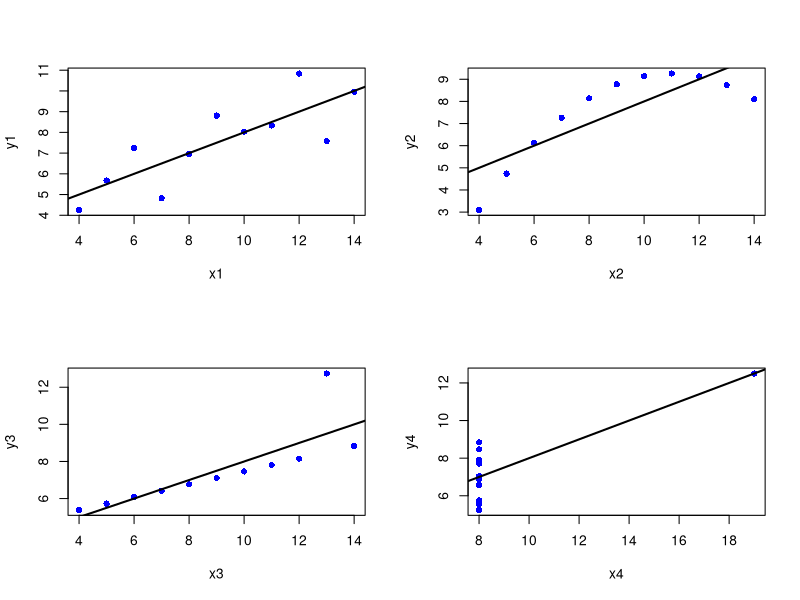
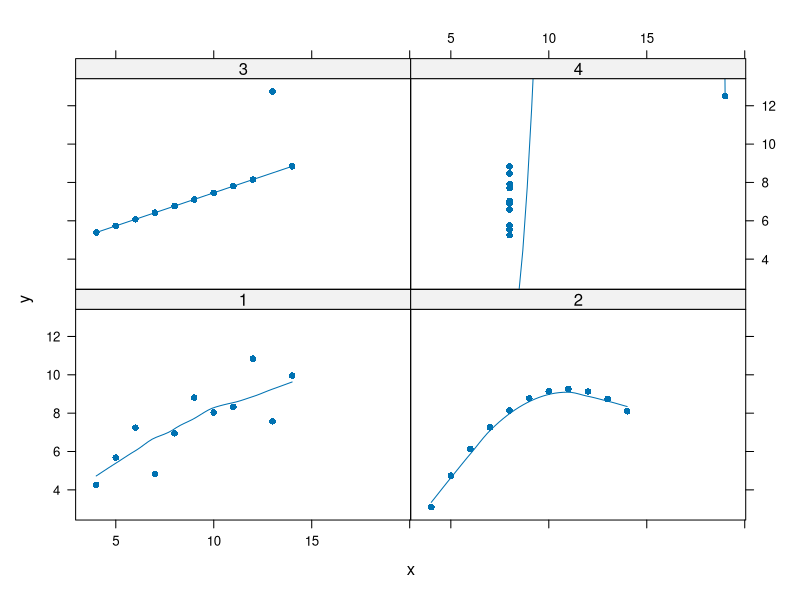
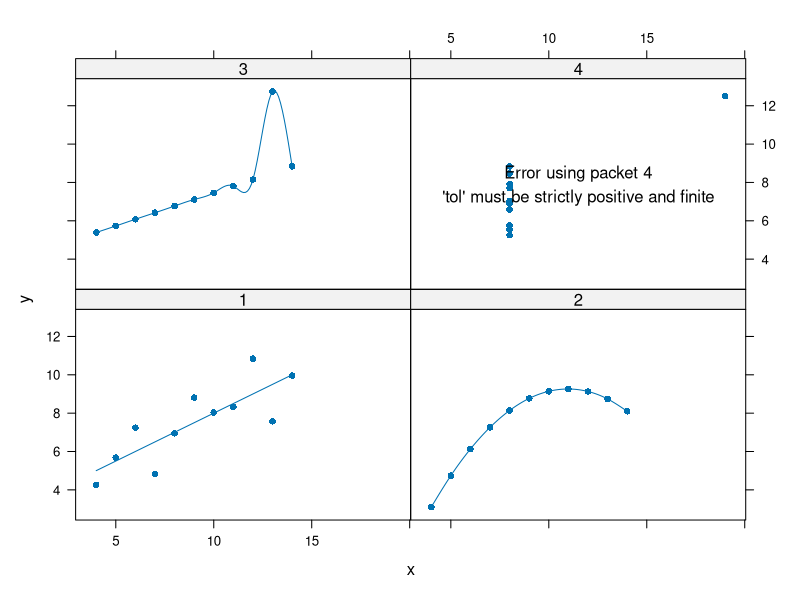
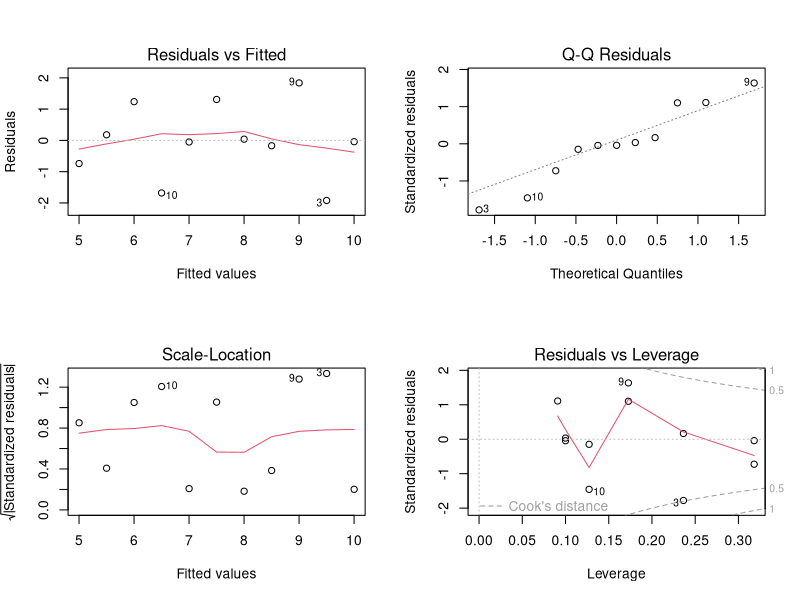
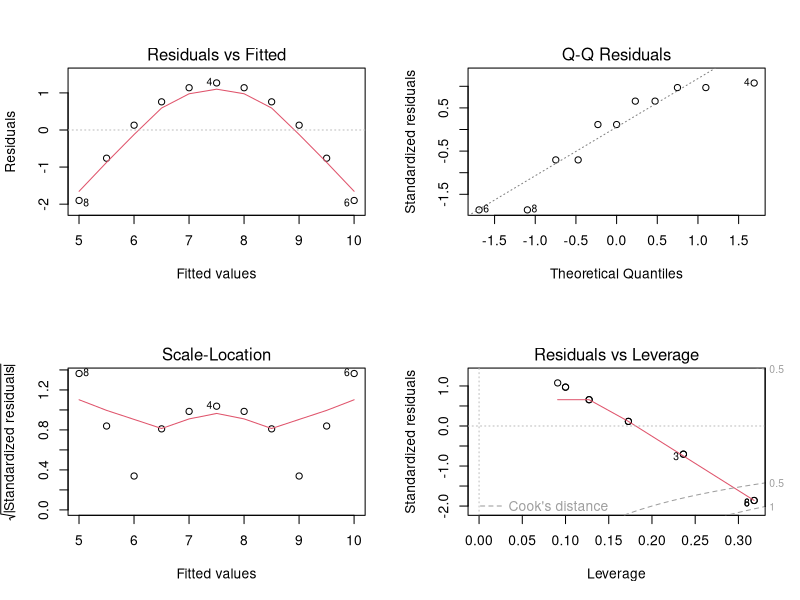
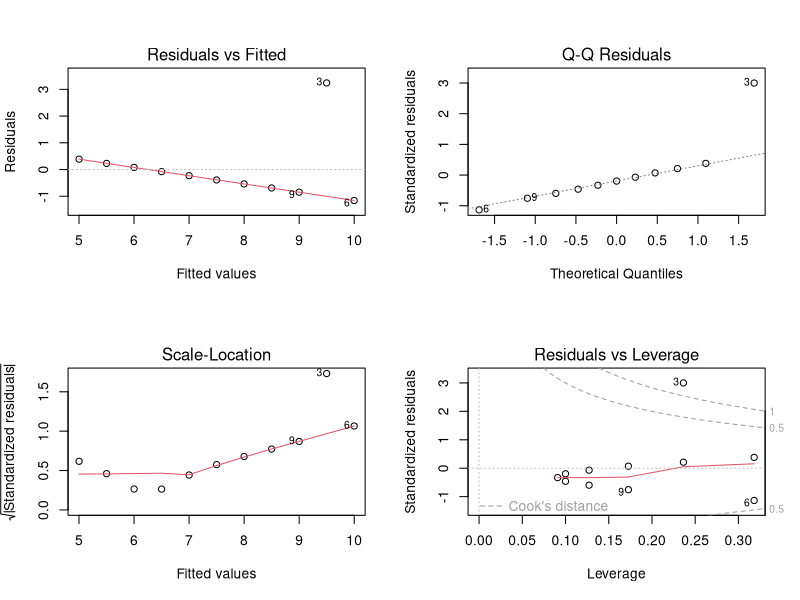
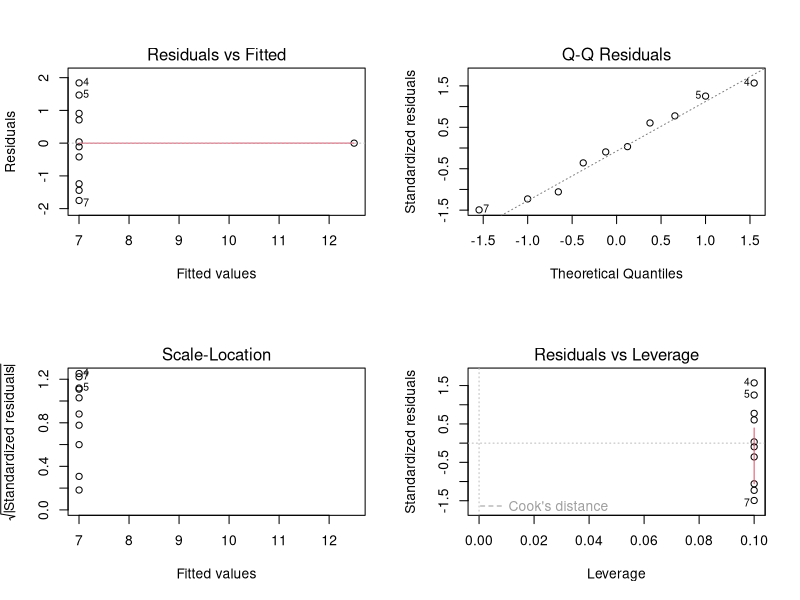
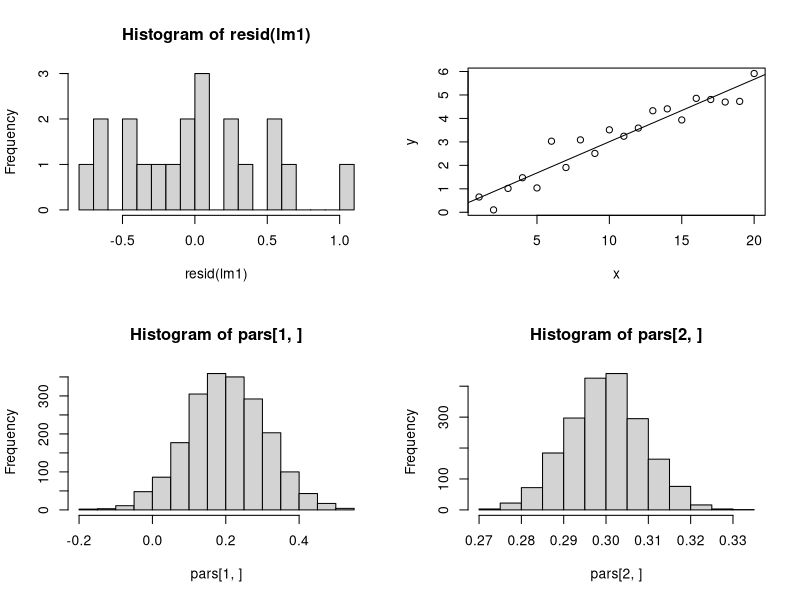

Source code (R) for these figures, in order:
# 01_exercises.R
#
# content: (1) Anscombe
#          (2) Exercise 1
#          (3) Exercise 2
#          (4) Exercise 3
#          (5) Exercise 4
#
# input: --
# output: anscombe.pdf
#
# last mod: Oct/14/2024, NW

library(lattice)

#--------------- (3) Anscombe -------------------------------------------------

data(anscombe)

lm1 <- lm(y1 ~ x1, anscombe)
lm2 <- lm(y2 ~ x2, anscombe)
lm3 <- lm(y3 ~ x3, anscombe)
lm4 <- lm(y4 ~ x4, anscombe)

rbind(coef(lm1), coef(lm2), coef(lm3), coef(lm4))

par(mfrow=c(2,2))
plot(y1 ~ x1, anscombe, pch=16, col="blue")
abline(lm1, lwd=2)
plot(y2 ~ x2, anscombe, pch=16, col="blue")
abline(lm2, lwd=2)
plot(y3 ~ x3, anscombe, pch=16, col="blue")
abline(lm3, lwd=2)
plot(y4 ~ x4, anscombe, pch=16, col="blue")
abline(lm4, lwd=2)

dat <- reshape(anscombe, direction="long", varying=list(1:4, 5:8),
               timevar="reg", v.names=c("x", "y"))[,-4]

pdf("anscombe.pdf", height=5, width=5.5, pointsize=10)
xyplot(y ~ x | as.factor(reg), dat, pch=16, type=c("p", "r"))
dev.off()

xyplot(y ~ x | as.factor(reg), dat, pch=16, type=c("p", "smooth"))
xyplot(y ~ x | as.factor(reg), dat, pch=16, type=c("p", "spline"))

par(mfrow=c(2,2))
plot(lm1)
plot(lm2)
plot(lm3)
plot(lm4)

#--------------- (2) Exercise 1 -----------------------------------------------

x <- 1:20
n <- length(x)
a <- 0.2
b <- 0.3
sigma <- 0.5
y <- 0.2 + 0.3*x + rnorm(n, sd=sigma)

dat <- data.frame(x, y)

lm1 <- lm(y ~ x, dat)
summary(lm1)

mean(resid(lm1))
sd(resid(lm1))
hist(resid(lm1), breaks=15)

# plot data
plot(y ~ x, dat)
abline(lm1)

#--------------- (3) Exercise 2 -----------------------------------------------

n <- 100 # 40
x0 <- 1:20
x <- sample(x0, n, replace=TRUE)
a <- 0.2
b <- 0.3
sigma <- 0.5
y <- 0.2 + 0.3*x + rnorm(n, sd=sigma)

dat <- data.frame(x, y)

pars <- replicate(2000, {
  ysim <- 0.2 + 0.3*x + rnorm(n, sd=sigma)
  lm1 <- lm(ysim ~ x, dat)
  c(coef(lm1), sigma(lm1))
})

rowMeans(pars)
# standard errors
apply(pars, 1, sd)

hist(pars[1, ])
hist(pars[2, ])
hist(pars[3, ])

plot(y ~ jitter(x), dat)

#--------------- (4) Exercise 3 ---------------

x   <- rnorm(100, mean = 1)
y   <- rnorm(100, mean = 2)
dat <- data.frame(id    = 1:200,
                  group = rep(c("x","y"), each = 100),
                  score = c(x, y))

rm(x,y)

t1   <- t.test(score ~ group, data = dat, var.equal = TRUE)
lm1  <- lm(score ~ group, data = dat)
aov1 <- aov(score ~ group, data = dat)
(stat <- list(
    coef = matrix(c(t1$estimate, lm1$coef, aov1$coef),
                  nrow = 2,
                  ncol = 3,
                  dimnames = list(NULL, c("ttest", "lm", "aov"))),
    statistics = matrix(c(t = t1$statistic^2,
                          Flm = summary(lm1)$fstatistic[1],
                          Faov = unlist(summary(aov1))[7]),
                        nrow = 1,
                        ncol = 3,
                        dimnames = list(NULL, c("t","Flm","Faov"))))
)
#--------------- (5) Exercise 4 ---------------

data(cars)

lm1 <- lm(dist ~ speed, cars)
summary(lm1)

hist(resid(lm1))

par(mfrow=c(2,2))
plot(lm1)

lm2 <- lm(dist ~ speed + I(speed^2), cars)

anova(lm1, lm2)
